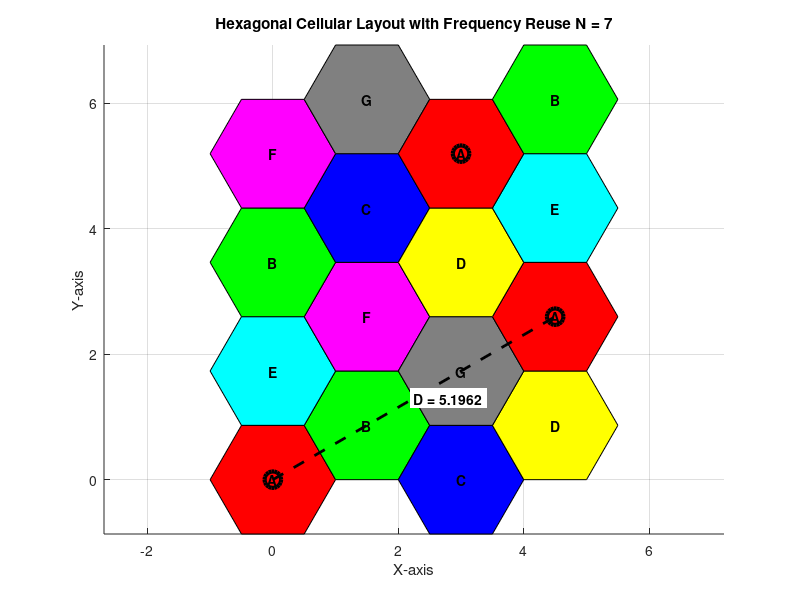

MATLAB code to generate this figure:
clc;
clear;
close all;

% Cell Radius
R = 1;

% Reuse Factor
N = 7;

% Hexagon coordinates
theta = linspace(0, 2*pi, 7);
x_hex = R * cos(theta);
y_hex = R * sin(theta);

% Frequency groups for N = 7
freq_groups = {'A','B','C','D','E','F','G'};

% Colours for frequency groups
colors = [1 0 0;
          0 1 0;
          0 0 1;
          1 1 0;
          0 1 1;
          1 0 1;
          0.5 0.5 0.5];

% Cell center positions
centers = [];

figure;
hold on;
grid on;

title('Hexagonal Cellular Layout with Frequency Reuse N = 7');
xlabel('X-axis');
ylabel('Y-axis');

count = 1;

% Generate cluster
for row = 0:3
    for col = 0:3
        
        % Hexagonal offsets
        x_off = col * 1.5 * R;
        y_off = row * sqrt(3) * R + mod(col,2)*(sqrt(3)/2 * R);

        % Store centers
        centers = [centers; x_off y_off];

        % Frequency group index
        idx = mod(count-1,7) + 1;

        % Draw hexagon
        fill(x_hex + x_off, y_hex + y_off, colors(idx,:), ...
            'EdgeColor','k');

        % Cell label
        text(x_off, y_off, freq_groups{idx}, ...
            'HorizontalAlignment','center', ...
            'FontWeight','bold');

        count = count + 1;
    end
end

%% Highlight Co-channel Cells

% Example: Highlight cells using same frequency group 'A'
A_cells = [];

count = 1;
for row = 0:3
    for col = 0:3
        
        idx = mod(count-1,7) + 1;

        x_off = col * 1.5 * R;
        y_off = row * sqrt(3) * R + mod(col,2)*(sqrt(3)/2 * R);

        if idx == 1
            plot(x_off, y_off, 'ko', ...
                'MarkerSize', 12, ...
                'LineWidth', 3);

            A_cells = [A_cells; x_off y_off];
        end

        count = count + 1;
    end
end

%% Reuse Distance Calculation

if size(A_cells,1) >= 2

    x1 = A_cells(1,1);
    y1 = A_cells(1,2);

    x2 = A_cells(2,1);
    y2 = A_cells(2,2);

    % Reuse distance
    D = sqrt((x2-x1)^2 + (y2-y1)^2);

    % Draw line between co-channel cells
    plot([x1 x2],[y1 y2],'k--','LineWidth',2);

    % Display reuse distance
    midx = (x1+x2)/2;
    midy = (y1+y2)/2;

    text(midx, midy, ['D = ' num2str(D)], ...
        'FontWeight','bold', ...
        'BackgroundColor','w');
end

axis equal;
hold off;

%% Theoretical Reuse Distance

D_theory = sqrt(3*N) * R;

fprintf('Cluster Size N = %d\n', N);
fprintf('Theoretical Reuse Distance = %.2f\n', D_theory);
